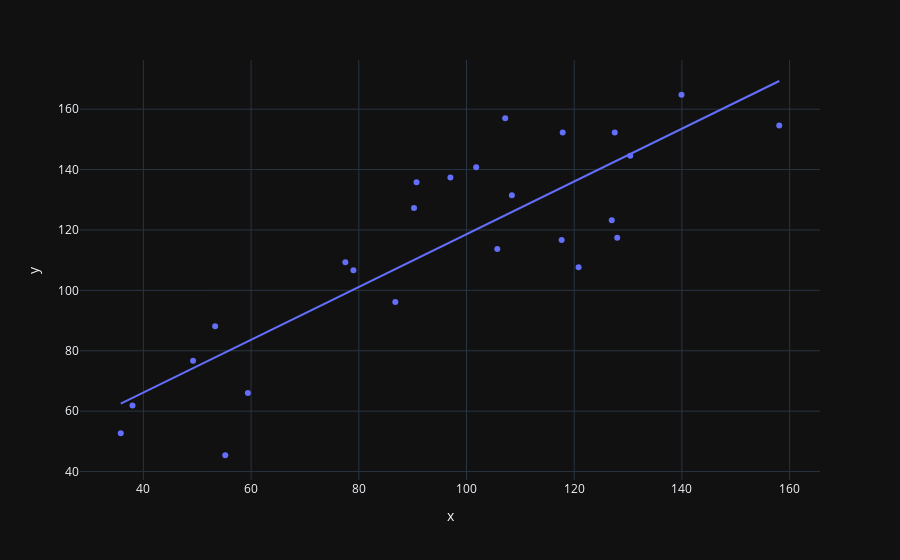

Notebook code for this chart:
### Code cell
import plotly.express as px

df = px.data.tips()
df = ebr_gapfilled[(ebr_gapfilled.index>pd.to_datetime('2024-03-01'))&(ebr_gapfilled.index<=pd.to_datetime('2024-04-01'))]
fig = px.scatter(x = df['input_H']+df['input_LE'], 
            y = df['NETRAD']+df['input_G'], trendline="ols")
fig.show()

### Figure 1 — Plotly figure (JSON) as saved in the notebook; plotly's stock layout.template omitted (floating-point values rounded to 4 significant figures)
{"data": [{"hovertemplate": "x=%{x}<br>y=%{y}<extra></extra>", "legendgroup": "", "marker": {"color": "#636efa", "symbol": "circle"}, "mode": "markers", "name": "", "orientation": "v", "showlegend": false, "x": [null, null, null, null, null, 86.78, 117.7, 90.25, 97.01, 77.5, 53.33, 127.0, 55.21, 37.98, 49.23, 108.4, 107.2, 117.9, 127.5, 105.7, 101.8, 59.4, 120.8, 158.1, 128.0, 139.9, 79.01, 90.72, 35.8, 130.4, null], "xaxis": "x", "y": [null, null, null, null, null, 96.14, 116.7, 127.3, 137.4, 109.3, 88.12, 123.3, 45.4, 61.88, 76.71, 131.5, 157.0, 152.3, 152.3, 113.7, 140.7, 65.97, 107.7, 154.6, 117.4, 164.8, 106.6, 135.8, 52.69, 144.6, null], "yaxis": "y", "type": "scatter"}, {"hovertemplate": "<b>OLS trendline</b><br>y = 0.873617 * x + 31.2333<br>R<sup>2</sup>=0.722055<br><br>x=%{x}<br>y=%{y} <b>(trend)</b><extra></extra>", "legendgroup": "", "marker": {"color": "#636efa", "symbol": "circle"}, "mode": "lines", "name": "", "showlegend": false, "x": [35.8, 37.98, 49.23, 53.33, 55.21, 59.4, 77.5, 79.01, 86.78, 90.25, 90.72, 97.01, 101.8, 105.7, 107.2, 108.4, 117.7, 117.9, 120.8, 127.0, 127.5, 128.0, 130.4, 139.9, 158.1], "xaxis": "x", "y": [62.51, 64.41, 74.24, 77.82, 79.46, 83.13, 98.94, 100.3, 107.0, 110.1, 110.5, 116.0, 120.2, 123.6, 124.9, 126.0, 134.0, 134.2, 136.8, 142.2, 142.6, 143.0, 145.2, 153.5, 169.3], "yaxis": "y", "type": "scatter"}], "layout": {"xaxis": {"anchor": "y", "domain": [0.0, 1.0], "title": {"text": "x"}}, "yaxis": {"anchor": "x", "domain": [0.0, 1.0], "title": {"text": "y"}}, "legend": {"tracegroupgap": 0}, "margin": {"t": 60}}}
